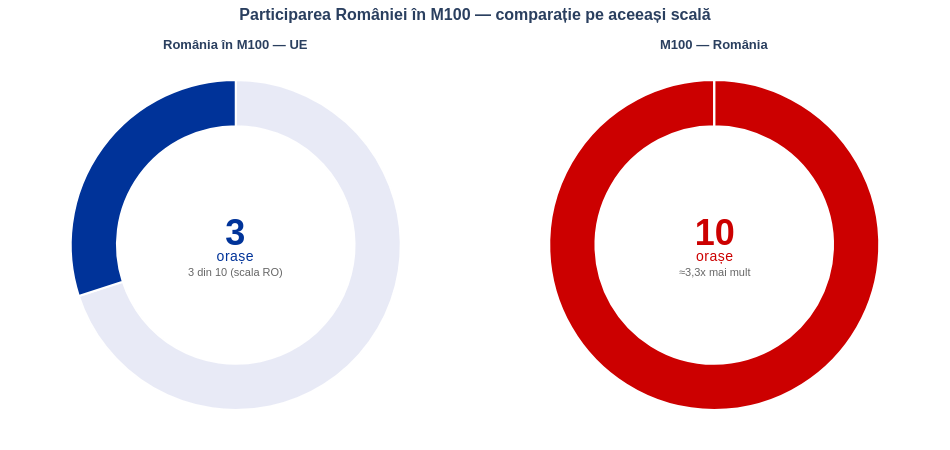

Source (notebook cell):
### Markdown cell above
**Surse**
- https://m100.ro/
- https://netzerocities.eu/the-netzerocities-project/

### Code cell
import plotly.graph_objects as go

# Date
ue_orase = 3
ro_orase = 10
max_scala = ro_orase

fig = go.Figure()

# UE (Pie stânga)
fig.add_trace(go.Pie(
    values=[ue_orase, max_scala - ue_orase],
    hole=0.72,
    marker=dict(
        colors=['#003399', '#E8EAF6'],
        line=dict(color='white', width=2)
    ),
    textinfo='none',
    hoverinfo='skip',
    domain=dict(x=[0, 0.45])
))

# România (Pie dreapta)
fig.add_trace(go.Pie(
    values=[ro_orase, 0.001],
    hole=0.72,
    marker=dict(
        colors=['#CC0000', '#FFEBEE'],
        line=dict(color='white', width=2)
    ),
    textinfo='none',
    hoverinfo='skip',
    domain=dict(x=[0.55, 1])
))

# Text centrat în LEFT DONUT
fig.add_annotation(
    x=0.225, y=0.5,
    xref='paper', yref='paper',
    xanchor='center', yanchor='middle',
    text='<b style="font-size:36px; line-height:1.0">3</b><br><span style="font-size:14px; font-weight:500; letter-spacing:0.5px">orașe</span><br><span style="font-size:11px; color:#666">3 din 10 (scala RO)</span>',
    showarrow=False,
    align='center',
    font=dict(color='#003399', family='Arial, sans-serif'),
    bgcolor='rgba(0,0,0,0)',
    bordercolor='rgba(0,0,0,0)',
    borderwidth=0,
    borderpad=0
)

# Text centrat în RIGHT DONUT
fig.add_annotation(
    x=0.775, y=0.5,
    xref='paper', yref='paper',
    xanchor='center', yanchor='middle',
    text='<b style="font-size:36px; line-height:1.0">10</b><br><span style="font-size:14px; font-weight:500; letter-spacing:0.5px">orașe</span><br><span style="font-size:11px; color:#666">≈3,3x mai mult</span>',
    showarrow=False,
    align='center',
    font=dict(color='#CC0000', family='Arial, sans-serif'),
    bgcolor='rgba(0,0,0,0)',
    bordercolor='rgba(0,0,0,0)',
    borderwidth=0,
    borderpad=0
)

fig.add_annotation(
    x=0.225, y=1.08,
    xref='paper', yref='paper',
    xanchor='center', yanchor='bottom',
    text='<b>România în M100 — UE</b>',
    showarrow=False,
    font=dict(size=13),
    bgcolor='rgba(0,0,0,0)',
    bordercolor='rgba(0,0,0,0)'
)

fig.add_annotation(
    x=0.775, y=1.08,
    xref='paper', yref='paper',
    xanchor='center', yanchor='bottom',
    text='<b>M100 — România</b>',
    showarrow=False,
    font=dict(size=13),
    bgcolor='rgba(0,0,0,0)',
    bordercolor='rgba(0,0,0,0)'
)

fig.update_layout(
    title=dict(
        text='<b>Participarea României în M100 — comparație pe aceeași scală</b>',
        x=0.5,
        y=0.98,
        xanchor='center',
        yanchor='top',
        font=dict(size=16, family='Arial, sans-serif')
    ),
    showlegend=False,
    height=450,
    width=950,
    paper_bgcolor='white',
    plot_bgcolor='white',
    margin=dict(l=40, r=40, t=80, b=40),
    font=dict(family='Arial, sans-serif'),
    xaxis=dict(showgrid=False, zeroline=False, visible=False),
    yaxis=dict(showgrid=False, zeroline=False, visible=False)
)

fig.show()

### Figure 1 — Plotly figure (JSON) as saved in the notebook; plotly's stock layout.template omitted (floating-point values rounded to 4 significant figures)
{"data": [{"domain": {"x": [0, 0.45]}, "hole": 0.72, "hoverinfo": "skip", "marker": {"colors": ["#003399", "#E8EAF6"], "line": {"color": "white", "width": 2}}, "textinfo": "none", "type": "pie", "values": [3, 7]}, {"domain": {"x": [0.55, 1]}, "hole": 0.72, "hoverinfo": "skip", "marker": {"colors": ["#CC0000", "#FFEBEE"], "line": {"color": "white", "width": 2}}, "textinfo": "none", "type": "pie", "values": [10, 0.001]}], "layout": {"annotations": [{"align": "center", "bgcolor": "rgba(0,0,0,0)", "bordercolor": "rgba(0,0,0,0)", "borderpad": 0, "borderwidth": 0, "font": {"color": "#003399", "family": "Arial, sans-serif"}, "showarrow": false, "text": "<b style=\"font-size:36px; line-height:1.0\">3</b><br><span style=\"font-size:14px; font-weight:500; letter-spacing:0.5px\">orașe</span><br><span style=\"font-size:11px; color:#666\">3 din 10 (scala RO)</span>", "x": 0.225, "xanchor": "center", "xref": "paper", "y": 0.5, "yanchor": "middle", "yref": "paper"}, {"align": "center", "bgcolor": "rgba(0,0,0,0)", "bordercolor": "rgba(0,0,0,0)", "borderpad": 0, "borderwidth": 0, "font": {"color": "#CC0000", "family": "Arial, sans-serif"}, "showarrow": false, "text": "<b style=\"font-size:36px; line-height:1.0\">10</b><br><span style=\"font-size:14px; font-weight:500; letter-spacing:0.5px\">orașe</span><br><span style=\"font-size:11px; color:#666\">≈3,3x mai mult</span>", "x": 0.775, "xanchor": "center", "xref": "paper", "y": 0.5, "yanchor": "middle", "yref": "paper"}, {"bgcolor": "rgba(0,0,0,0)", "bordercolor": "rgba(0,0,0,0)", "font": {"size": 13}, "showarrow": false, "text": "<b>România în M100 — UE</b>", "x": 0.225, "xanchor": "center", "xref": "paper", "y": 1.08, "yanchor": "bottom", "yref": "paper"}, {"bgcolor": "rgba(0,0,0,0)", "bordercolor": "rgba(0,0,0,0)", "font": {"size": 13}, "showarrow": false, "text": "<b>M100 — România</b>", "x": 0.775, "xanchor": "center", "xref": "paper", "y": 1.08, "yanchor": "bottom", "yref": "paper"}], "font": {"family": "Arial, sans-serif"}, "height": 450, "margin": {"b": 40, "l": 40, "r": 40, "t": 80}, "paper_bgcolor": "white", "plot_bgcolor": "white", "showlegend": false, "title": {"font": {"family": "Arial, sans-serif", "size": 16}, "text": "<b>Participarea României în M100 — comparație pe aceeași scală</b>", "x": 0.5, "xanchor": "center", "y": 0.98, "yanchor": "top"}, "width": 950, "xaxis": {"showgrid": false, "visible": false, "zeroline": false}, "yaxis": {"showgrid": false, "visible": false, "zeroline": false}}}
